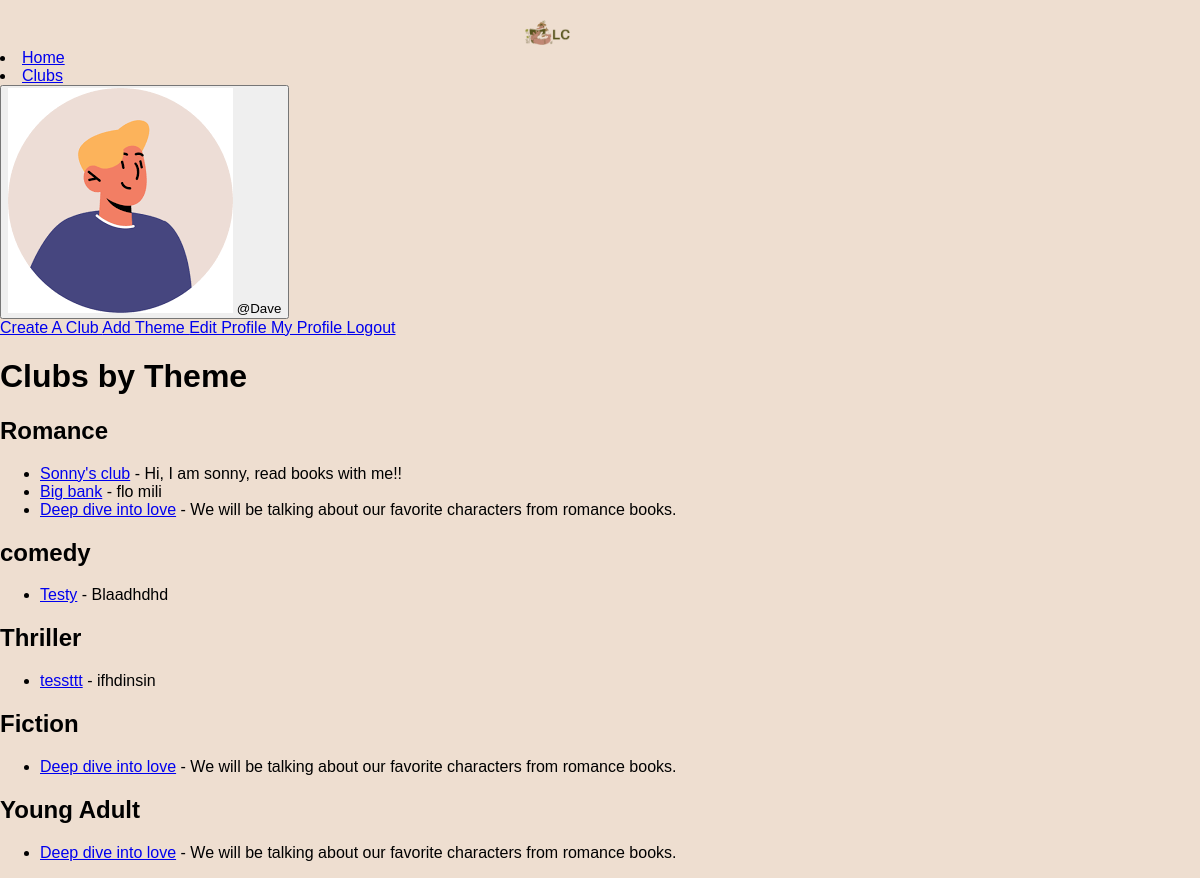
/clubs-by-theme/ (signed in), run on the app's committed database.
### discussion/models.py (models this page shows, shortened)
class Profile(models.Model):
    user = models.OneToOneField(User, null=True, on_delete=models.CASCADE)
    bio = models.TextField()
    selected_themes = models.ManyToManyField(Theme)
    books_per_year = models.CharField(max_length=20, choices=[
        ('0-5', '0-5'),
        ('5-10', '5-10'),
        ('10-20', '10-20'),
        ('20+', '20+'),
    ],
    null=True,
    blank=True,
    )
    profile_pic = (models.ImageField(null=True, blank=True, upload_to="static/profile" ))
    goodreads_url = models.CharField(max_length=55, null=True, blank=True)

class User(AbstractUser):
    fname = models.CharField(max_length=200, null=True)
    lname = models.CharField(max_length=200, null=True)
    email = models.EmailField(unique=True, null=False)  # Ensures email is required
    USERNAME_FIELD = 'username'
    REQUIRED_FIELDS = []

class Theme(models.Model):
    name = models.CharField(max_length=100, unique=True)

class Club(models.Model):
    moderator = models.ForeignKey(
        User, on_delete=models.SET_NULL, null=True, blank=True, related_name="moderated_clubs"
    )
    name = models.CharField(max_length=100)
    description = models.TextField()
    members = models.ManyToManyField(User, related_name="joined_clubs", blank=True)
    created_at = models.DateTimeField(auto_now_add=True)
    theme = models.ManyToManyField(Theme, related_name="club_theme")
    recommendation = models.ManyToManyField(BookRecommendation, related_name="club_rec", blank=True)
    likes = models.ManyToManyField(User, related_name="post_likes", blank=True)
    dislikes = models.ManyToManyField(User, related_name="post_dislikes", blank=True)

### discussion/views.py (the view)
# urls.py: path('clubs-by-theme/', views.clubs_by_theme_view, name='clubs_by_theme'),
def clubs_by_theme_view(request):
    themes = Theme.objects.all()
    clubs_by_theme = {}
    for theme in themes:
        clubs = Club.objects.filter(theme=theme)
        if clubs.exists():  # Only include themes that have associated clubs
            clubs_by_theme[theme] = clubs
    context = {
        'clubs_by_theme': clubs_by_theme,
    }
    return render(request, 'clubs_by_theme.html', context)

### discussion/templates/clubs_by_theme.html
{% extends 'main.html' %}
{% block content %}
<h1>Clubs by Theme</h1>
{% for theme, clubs in clubs_by_theme.items %}
    <h2>{{ theme.name }}</h2>
    <ul>
        {% for club in clubs %}
            <li>
                <a href="{% url 'club_detail' club.id %}">{{ club.name }}</a> - {{ club.description }}
            </li>
        {% endfor %}
    </ul>
{% empty %}
    <p>No clubs found under any theme.</p>
{% endfor %}
{% endblock %}

### templates/navbar.html (shortened to what this page needs)
<nav class="header-navbar">
    <div class="container">
        <div class="logo">
            <a href="{% url 'home' %}" class="logo">
                {% load static %}
            <img src="{% static 'discussion\logo.png' %}" alt="">
            </a>
        </div>
        <div class="navbar-menu" id="navbarMenu">
            <li><a href="{% url 'home' %}" class="active">Home</a></li>
            <li><a href="{% url 'club_list' %}">Clubs</a></li>
        </div>
        {% if user.is_authenticated %}
        <div class="user-menu">
            <button class="user-menu-toggle">
            {% with profile=user.profile %}
            {% if profile.profile_pic %}
            <img src="{{ profile.profile_pic.url }}" alt="User Avatar" class="user-avatar">
            {% else %}
            <img alt="placeholder" id="profile-image">
            {% endif %}
            {% endwith %}
                <span>@{{ user.username|capfirst }}</span>
            </button>
            <div class="user-menu-dropdown">
                <a href="{% url 'club_create' %}" class="user-menu-item">
                    Create A Club
                </a>
                <a href="{% url 'new_theme' %}" class="user-menu-item">
                    Add Theme
                </a>
                <a href="{% url 'edit-profile' %}" class="user-menu-item">
                    Edit Profile
                </a>
                <a href="{% url 'profile' request.user.id %}" class="user-menu-item">
                    My Profile
                </a>
                <a href="{% url 'logout' %}" class="user-menu-item">
                    Logout
                </a>
            </div>
            {% else %}
            <div class="navbar-menu" id="navbarMenu">
                <li><a href="{% url 'register' %}"><i class="bi bi-person-plus"></i>Register</a></li>
                <li><a href="{% url 'login' %}"><i class="bi bi-box-arrow-in-right"></i>Login</a></li>
            </div>
            {% endif %}
        </div>
    </div>
</nav>

### static/discussion/css/styles.css (style rules this page uses)
body { font-family: Arial, sans-serif; background-color: #EEDED0; margin: 0; padding: 0; }
.logo { display: block; margin: 0 auto; width: 150px; padding-top: 10px; }
.logo img { width: 150px; margin: 0; padding: 0; }

### templates/navbar.html (style rules this page uses)
.logo img { width: 30%; height: 30%; }

### data on the page
Profile: profile_pic (picture)
User: username "Dave"
Theme: name "Romance"
Club: name "Sonny's club", description "Hi, I am sonny, read books with me!!"
Club: name "Big bank", description "flo mili"
Club: name "Deep dive into love", description "We will be talking about our favorite characters from romance books."
Theme: name "comedy"
Club: name "Testy", description "Blaadhdhd"
Theme: name "Thriller"
Club: name "tessttt", description "ifhdinsin"
Theme: name "Fiction"
Theme: name "Young Adult"
